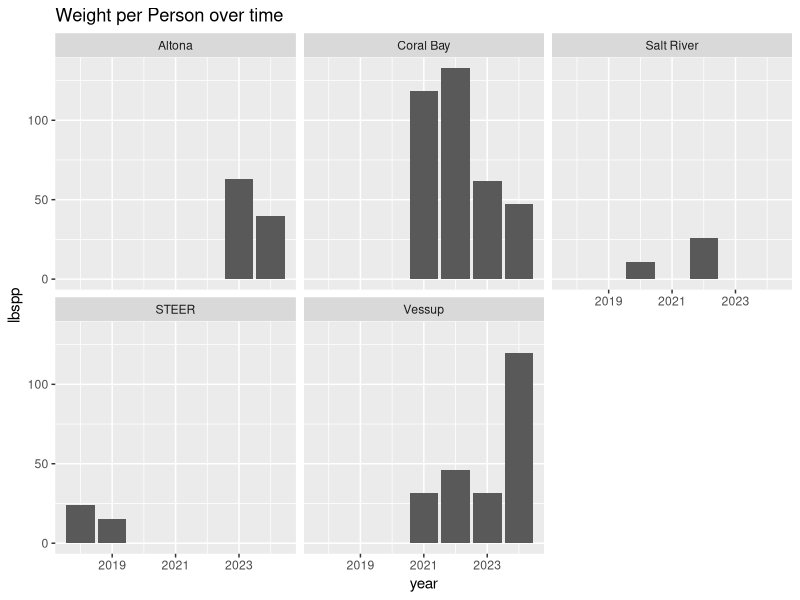
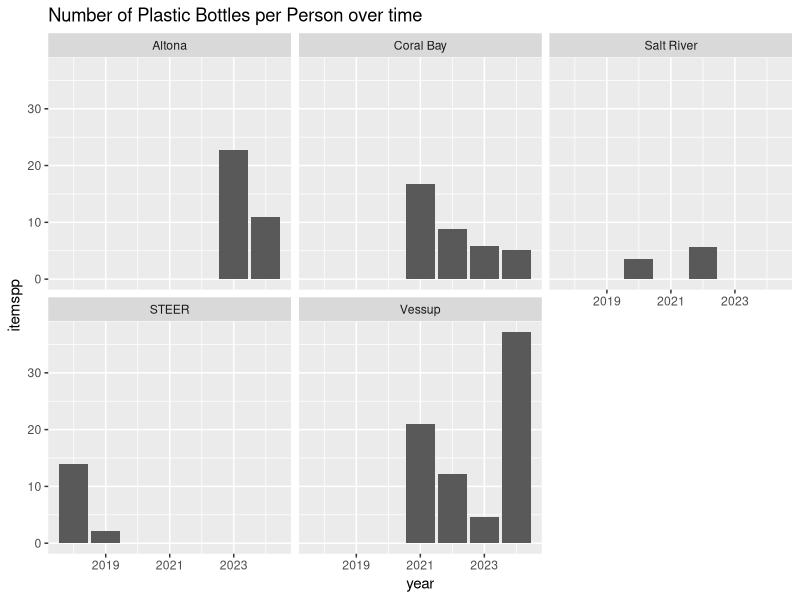
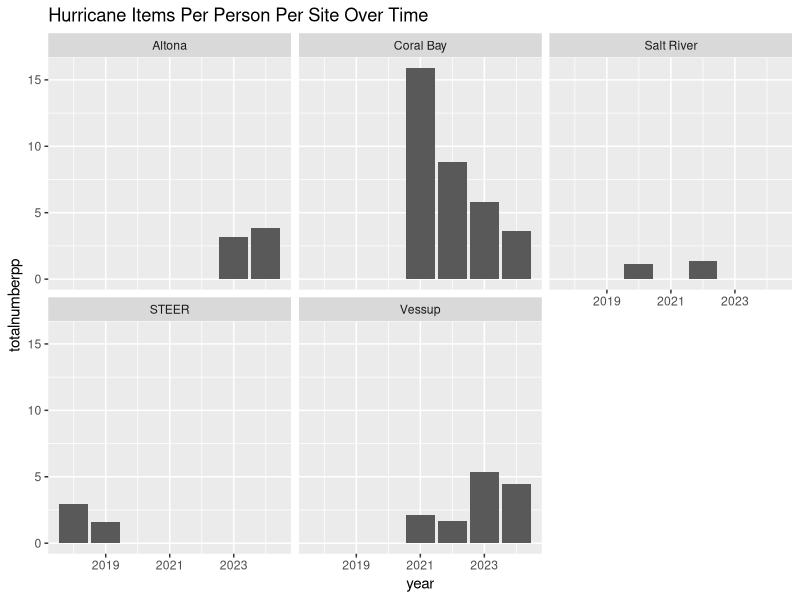

Write R code to recreate these figures, in order.
## ---- chunk 1

library(readr)
library(tidyverse)
mangrovedebris <- read_csv("Marine Debris Mangrove Data - MangroveRawData.csv")#change this file path copy from your computer

#two names for vessup bay in the site column, changing to both the same
mangrovedebris<-mangrovedebris%>%
  mutate(`site`=recode(`site`,
    "Vessup Bay"= "Vessup"))

## ---- chunk 2
STEER<-mangrovedebris%>%
  filter(site=="STEER")#2 years, 2018 2019

Vessup<-mangrovedebris%>%
  filter(site=="Vessup")
#2021 2022 2023 2024
  
  
#Altona 2023, 2024
#Coral Bay 2021, 2022, 2023, 2024


poundsperyear<-mangrovedebris%>%
  mutate("lbspp"=lbs/people)%>%
  filter(item=="Plastic Beverage Bottles")

weightplot<-poundsperyear%>%
  ggplot(aes(x=year, y=lbspp))+
  geom_col(position = "dodge")+
  facet_wrap(~ site)+
  ggtitle("Weight per Person over time")

weightplot

## ---- chunk 3
#this is looking to see where we have lines with items measured more than once in a year. Check this to make sure nothing you are looking at is repeated
itemcheck<-mangrovedebris%>%
  group_by(site, year, item)%>%
  summarise(n=n())%>%
  filter(n>1)


itemsperperson<-mangrovedebris%>%
  mutate("itemspp"=num.of.item/people)



itemplot<-itemsperperson%>%
  filter(item=="Plastic Beverage Bottles")%>%
  ggplot(aes(x=year, y=itemspp))+
  geom_col(position = "dodge")+
  facet_wrap(~ site)+
  ggtitle("Number of Plastic Bottles per Person over time")

itemplot


## ---- chunk 4
#our hurricane items are

unique(mangrovedebris$item)


hurricane<-mangrovedebris%>%
  filter(item=="Buoys/Floats/Boat parts"|item=="Construction Materials" | item=="Construction Material" )%>%
  mutate("hurricanepp"=num.of.item/people)%>%
  group_by(site, year)%>%
  summarise(totalnumberpp=sum(hurricanepp))%>%
   ggplot(aes(x=year, y=totalnumberpp))+
  geom_col(position = "dodge")+
  facet_wrap(~ site)+
  ggtitle("Hurricane Items Per Person Per Site Over Time")

hurricane


